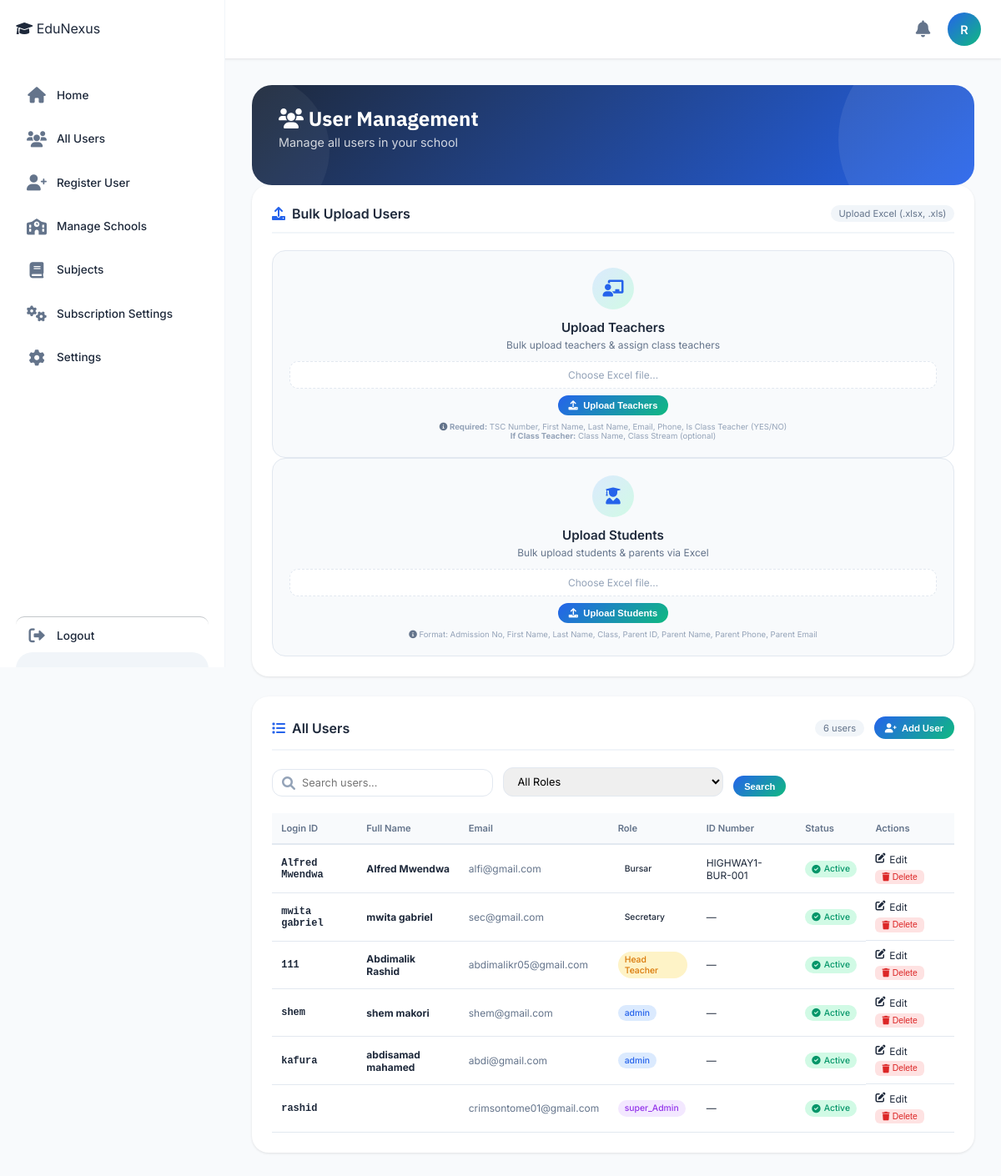
Page /user-list/ (signed in) on the committed database.
### accounts/models.py (models this page shows, shortened)
class User(AbstractUser):
    ROLE_CHOICES = (
        ('SUPER_ADMIN', 'super_Admin'),
        ('ADMIN', 'admin'),
        ('HEAD_TEACHER', 'Head Teacher'),
        ('BURSAR','Bursar'),
        ('SECRETARY', 'Secretary'),
        ('TEACHER', 'teacher'),
        ('STUDENT', 'student'),
        ('PARENT', 'parent')
    )
    objects = UserManager()
    login_id = models.CharField(max_length=100, unique=True, null=True, blank=True)
    admin_id = models.CharField(max_length=20, blank=True, null=True)
    role = models.CharField(max_length=20, choices=ROLE_CHOICES, default='STUDENT')
    is_approved = models.BooleanField(default=False)
    school = models.ForeignKey('School', on_delete=models.SET_NULL, null=True, blank=True, related_name='users')
    phone_number = models.CharField(max_length=15, unique=True, null=True, blank=True)
    id_number = models.CharField(max_length=20, blank=True, null=True)
    admission_number = models.CharField(max_length=20, blank=True, null=True)
    tsc_number = models.CharField(max_length=20, blank=True, null=True)
    is_first_login = models.BooleanField(default=True)

### accounts/views.py (the view, shortened to what this page needs)
# urls.py: path('user-list/', user_list_view, name='user_list'),
@login_required
def user_list_view(request):
    if request.user.role not in ['ADMIN', 'SUPER_ADMIN', 'HEAD_TEACHER']:
        messages.error(request, "You don't have permission to view user list.")
        return redirect('dashboard')
    role_filter = request.GET.get('role')
    search_query = request.GET.get('search', '')
    if request.user.role == 'SUPER_ADMIN':
        if role_filter:
            all_users = User.objects.filter(role=role_filter).order_by('-date_joined')
        else:
            all_users = User.objects.all().order_by('-date_joined')
    elif request.user.role == 'HEAD_TEACHER':
        if role_filter:
            all_users = User.objects.filter(role=role_filter, school=request.user.school).order_by('-date_joined')
        else:
            all_users = User.objects.filter(school=request.user.school).order_by('-date_joined')
    else:
        if role_filter:
            all_users = User.objects.filter(role=role_filter, school=request.user.school).order_by('-date_joined')
        else:
            all_users = User.objects.filter(school=request.user.school).order_by('-date_joined')
    return render(request, 'accounts/user_list.html', {
        'users': all_users,
        'search_query': search_query,
        'role_filter': role_filter,
    })

### accounts/templates/accounts/user_list.html (shortened to what this page needs)
{% extends 'base.html' %}
{% load static %}
{% block content %}
<div class="dashboard-header">
    <h1><i class="fas fa-users"></i> User Management</h1>
    <p>Manage all users in your school</p>
</div>
<div class="modern-card">
    <div class="card-header-modern">
        <h3><i class="fas fa-upload"></i> Bulk Upload Users</h3>
        <span class="user-count">Upload Excel (.xlsx, .xls)</span>
    </div>
        <div class="upload-card">
            <div class="upload-icon">
                <i class="fas fa-chalkboard-user"></i>
            </div>
            <h4>Upload Teachers</h4>
            <p>Bulk upload teachers & assign class teachers</p>
            <form method="POST" action="{% url 'bulk_upload_teachers' %}" enctype="multipart/form-data" class="upload-form">
                <div class="file-input-wrapper">
                    <span class="file-placeholder">Choose Excel file...</span>
                </div>
                <button type="submit" class="btn-primary btn-sm">
                    <i class="fas fa-upload"></i> Upload Teachers
                </button>
            </form>
            <small class="upload-help">
                <i class="fas fa-info-circle"></i>
                <strong>Required:</strong> TSC Number, First Name, Last Name, Email, Phone, Is Class Teacher (YES/NO)
                <br>
                <strong>If Class Teacher:</strong> Class Name, Class Stream (optional)
            </small>
        </div>
        <div class="upload-card">
            <div class="upload-icon">
                <i class="fas fa-user-graduate"></i>
            </div>
            <h4>Upload Students</h4>
            <p>Bulk upload students & parents via Excel</p>
            <form method="POST" action="{% url 'bulk_upload_students' %}" enctype="multipart/form-data" class="upload-form">
                <div class="file-input-wrapper">
                    <span class="file-placeholder">Choose Excel file...</span>
                </div>
                <button type="submit" class="btn-primary btn-sm">
                    <i class="fas fa-upload"></i> Upload Students
                </button>
            </form>
            <small class="upload-help">
                <i class="fas fa-info-circle"></i>
                Format: Admission No, First Name, Last Name, Class, Parent ID, Parent Name, Parent Phone, Parent Email
            </small>
        </div>
    </div>
<div class="modern-card">
    <div class="card-header-modern">
        <h3><i class="fas fa-list"></i> All Users</h3>
        <div class="header-actions">
            <span class="user-count">{{ users|length }} user{{ users|length|pluralize }}</span>
            <a href="{% url 'register_page' %}" class="btn-primary btn-sm">
                <i class="fas fa-user-plus"></i> Add User
            </a>
        </div>
    </div>
    <form method="GET" class="filter-form">
        <div class="filter-row">
            <div class="form-group">
                <div class="search-input-wrapper">
                    <i class="fas fa-search"></i>
                    <input type="text" name="search" class="form-control-modern"
                           placeholder="Search users..." value="{{ search_query }}">
                </div>
            </div>
            <div class="form-group">
                <select name="role" class="form-control-modern">
                    <option value="">All Roles</option>
                </select>
            </div>
            <div class="form-group">
                <button type="submit" class="btn-primary btn-sm">Search</button>
            </div>
        </div>
    </form>
    <div class="table-responsive">
        <table class="data-table-modern">
            <thead>
                <tr>
                    <th>Login ID</th>
                    <th>Full Name</th>
                    <th>Email</th>
                    <th>Role</th>
                    <th>ID Number</th>
                    <th>Status</th>
                    <th>Actions</th>
                </tr>
            </thead>
            <tbody>
                {% for user in users %}
                <tr>
                    <td class="username-cell">{{ user.login_id|default:user.username }}</td>
                    <td class="name-cell">
                        <strong>{{ user.first_name }} {{ user.last_name }}</strong>
                    </td>
                    <td class="email-cell">{{ user.email }}</td>
                    <td class="role-cell">
                        <span class="role-badge role-{{ user.role|lower }}">
                            {{ user.get_role_display }}
                        </span>
                    </td>
                    <td class="id-cell">
                        {% if user.role == 'ADMIN' and user.admin_id %}
                            <span class="id-badge admin-id">{{ user.admin_id }}</span>
                        {% elif user.role == 'SECRETARY' and user.admin_id %}
                            <span class="id-badge secretary-id">{{ user.admin_id }}</span>
                        {% elif user.role == 'BURSAR' and user.admin_id %}
                            <span class="id-badge bursar-id">{{ user.admin_id }}</span>
                        {% elif user.role == 'HEAD_TEACHER' and user.tsc_number %}
                            <span class="id-badge headteacher-id">{{ user.tsc_number }}</span>
                        {% elif user.role == 'TEACHER' and user.tsc_number %}
                            <span class="id-badge teacher-id">{{ user.tsc_number }}</span>
                        {% elif user.role == 'STUDENT' and user.admission_number %}
                            <span class="id-badge student-id">{{ user.admission_number }}</span>
                        {% elif user.role == 'PARENT' and user.id_number %}
                            <span class="id-badge parent-id">{{ user.id_number }}</span>
                        {% else %}
                            <span class="id-badge no-id">—</span>
                        {% endif %}
                    </td>
                    <td class="status-cell">
                        {% if user.is_approved %}
                            <span class="status-badge status-active">
                                <i class="fas fa-check-circle"></i> Active
                            </span>
                        {% else %}
                            <span class="status-badge status-inactive">
                                <i class="fas fa-times-circle"></i> Inactive
                            </span>
                        {% endif %}
                    </td>
                    <td class="action-buttons">
                            <i class="fas fa-edit"></i> Edit
                        <button class="btn-delete-modern" onclick="confirmDelete({{ user.id }}, '{{ user.username }}')">
                            <i class="fas fa-trash"></i> Delete
                        </button>
                    </td>
                </tr>
                {% endfor %}
            </tbody>
        </table>
    </div>
</div>
{% endblock %}

### templates/base.html (shortened to what this page needs)
{% load static %}
{% load pwa %}
<!DOCTYPE html>
<html lang="en">
<head>
    <link rel="stylesheet" href="{% static 'css/style.css' %}">
    <link rel="stylesheet" href="https://cdnjs.cloudflare.com/ajax/libs/font-awesome/6.0.0-beta3/css/all.min.css">
</head>
<body>
    <nav class="top-nav">
        <div class="nav-left">
            <div class="logo-small">
            </div>
        </div>
        <div class="nav-right">
            <div class="notification-badge" id="notificationBell">
                <i class="fas fa-bell"></i>
            </div>
            <div class="profile-icon" id="profileIconBtn">
                <a href="{% url 'profile' %}" class="profile-icon" id="profileIconBtn" style="text-decoration: none;">
                <div class="avatar-circle">
                    {{ request.user.first_name|first|default:request.user.username|first|upper }}
                </div>
            </a>
            </div>
        </div>
    </nav>
<aside class="sidebar" id="sidebar">
    <div class="sidebar-header">
        <div class="logo">
            <i class="fas fa-graduation-cap"></i>
            <span>EduNexus</span>
        </div>
    </div>
    <nav class="sidebar-nav">
        <ul class="sidebar-menu">
            <li class="menu-item {% if request.resolver_match.url_name == 'dashboard' %}active{% endif %}"
                data-url="{% url 'dashboard' %}">
                <i class="fas fa-home"></i>
                <span>Home</span>
            </li>
            {% if request.user.role == 'SUPER_ADMIN' %}
                <li class="menu-item" data-url="{% url 'user_list' %}">
                    <i class="fas fa-users"></i>
                    <span>All Users</span>
                </li>
                <li class="menu-item" data-url="{% url 'register_page' %}">
                    <i class="fas fa-user-plus"></i>
                    <span>Register User</span>
                </li>
                <li class="menu-item" data-url="{% url 'super_admin_schools' %}">
                    <i class="fas fa-school"></i>
                    <span>Manage Schools</span>
                </li>
                <li class="menu-item" data-url="{% url 'subject_list' %}">
                    <i class="fas fa-book"></i>
                    <span>Subjects</span>
                </li>
                <li class="menu-item" data-url="{% url 'subscription_settings' %}">
                    <i class="fas fa-cogs"></i>
                    <span>Subscription Settings</span>
                </li>
            {% endif %}
            <li class="menu-item" data-url="{% url 'profile' %}">
                <i class="fas fa-cog"></i>
                <span>Settings</span>
            </li>
            <li class="menu-item" id="logoutBtn">
                <i class="fas fa-sign-out-alt"></i>
                <span>Logout</span>
            </li>
        </ul>
    </nav>
    <div class="sidebar-user">
    </div>
</aside>
    <main class="main-content">
        {% block content %}
        {% endblock %}
    </main>
</body>
</html>

### rows in the picture
User: user.first_name|first "R", login_id "rashid", email "crimsontome01@gmail.com", role "super_Admin", is_approved True (drawn)
User: login_id "Alfred Mwendwa", first_name "Alfred", last_name "Mwendwa", email "alfi@gmail.com", role "Bursar", admin_id "HIGHWAY1-BUR-001", is_approved True (drawn)
User: login_id "mwita gabriel", first_name "mwita", last_name "gabriel", email "sec@gmail.com", role "Secretary", is_approved True (drawn)
User: login_id "111", first_name "Abdimalik", last_name "Rashid", email "abdimalikr05@gmail.com", role "Head Teacher", is_approved True (drawn)
User: login_id "shem", first_name "shem", last_name "makori", email "shem@gmail.com", role "admin", is_approved True (drawn)
User: login_id "kafura", first_name "abdisamad", last_name "mahamed", email "abdi@gmail.com", role "admin", is_approved True (drawn)

### other values in the picture
{{ users|length }} "6"
